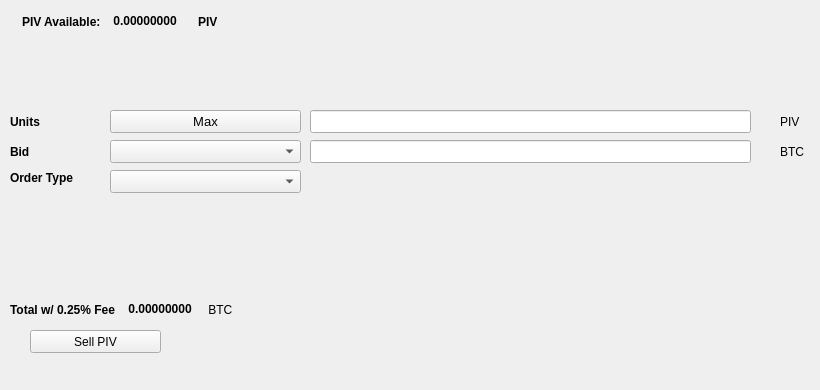
   <widget class="QWidget" name="SellTab">
    <attribute name="title">
     <string>Sell</string>
    </attribute>
    <widget class="QLabel" name="label_16">
     <property name="geometry">
      <rect>
       <x>780</x>
       <y>140</y>
       <width>31</width>
       <height>23</height>
      </rect>
     </property>
     <property name="text">
      <string>BTC</string>
     </property>
    </widget>
    <widget class="QComboBox" name="SellBidcomboBox">
     <property name="geometry">
      <rect>
       <x>110</x>
       <y>140</y>
       <width>191</width>
       <height>23</height>
      </rect>
     </property>
     <property name="font">
      <font>
       <pointsize>10</pointsize>
      </font>
     </property>
    </widget>
    <widget class="QLabel" name="label_18">
     <property name="geometry">
      <rect>
       <x>10</x>
       <y>110</y>
       <width>46</width>
       <height>23</height>
      </rect>
     </property>
     <property name="font">
      <font>
       <weight>75</weight>
       <bold>true</bold>
      </font>
     </property>
     <property name="text">
      <string>Units</string>
     </property>
    </widget>
    <widget class="QPushButton" name="Sell_Max_Amount">
     <property name="geometry">
      <rect>
       <x>110</x>
       <y>110</y>
       <width>191</width>
       <height>23</height>
      </rect>
     </property>
     <property name="font">
      <font>
       <pointsize>10</pointsize>
      </font>
     </property>
     <property name="text">
      <string>Max</string>
     </property>
    </widget>
    <widget class="QLabel" name="label_20">
     <property name="geometry">
      <rect>
       <x>10</x>
       <y>170</y>
       <width>91</width>
       <height>16</height>
      </rect>
     </property>
     <property name="font">
      <font>
       <weight>75</weight>
       <bold>true</bold>
      </font>
     </property>
     <property name="text">
      <string>Order Type</string>
     </property>
    </widget>
    <widget class="QComboBox" name="SellOrdertypeCombo">
     <property name="geometry">
      <rect>
       <x>110</x>
       <y>170</y>
       <width>191</width>
       <height>23</height>
      </rect>
     </property>
     <property name="font">
      <font>
       <pointsize>10</pointsize>
      </font>
     </property>
    </widget>
    <widget class="QLabel" name="label_21">
     <property name="geometry">
      <rect>
       <x>10</x>
       <y>140</y>
       <width>46</width>
       <height>23</height>
      </rect>
     </property>
     <property name="font">
      <font>
       <weight>75</weight>
       <bold>true</bold>
      </font>
     </property>
     <property name="text">
      <string>Bid</string>
     </property>
    </widget>
    <widget class="QLabel" name="label_22">
     <property name="geometry">
      <rect>
       <x>780</x>
       <y>110</y>
       <width>31</width>
       <height>23</height>
      </rect>
     </property>
     <property name="text">
      <string>PIV</string>
     </property>
    </widget>
    <widget class="QLineEdit" name="UnitsInputPIV">
     <property name="geometry">
      <rect>
       <x>310</x>
       <y>110</y>
       <width>441</width>
       <height>23</height>
      </rect>
     </property>
     <property name="font">
      <font>
       <pointsize>9</pointsize>
       <weight>75</weight>
       <bold>true</bold>
      </font>
     </property>
    </widget>
    <widget class="QLineEdit" name="SellBidPriceEdit">
     <property name="geometry">
      <rect>
       <x>310</x>
       <y>140</y>
       <width>441</width>
       <height>23</height>
      </rect>
     </property>
     <property name="font">
      <font>
       <pointsize>9</pointsize>
       <weight>75</weight>
       <bold>true</bold>
      </font>
     </property>
    </widget>
    <widget class="QPushButton" name="SellPIVBTN">
     <property name="geometry">
      <rect>
       <x>30</x>
       <y>330</y>
       <width>131</width>
       <height>23</height>
      </rect>
     </property>
     <property name="text">
      <string>Sell PIV</string>
     </property>
     <property name="icon">
      <iconset resource="../smrtc">
       <normaloff>:/icons/bitcoin</normaloff>:/icons/bitcoin</iconset>
     </property>
    </widget>
    <widget class="QWidget" name="layoutWidget3">
     <property name="geometry">
      <rect>
       <x>22</x>
       <y>12</y>
       <width>258</width>
       <height>19</height>
      </rect>
     </property>
     <layout class="QHBoxLayout" name="horizontalLayout">
      <item>
       <widget class="QLabel" name="label232_2">
        <property name="font">
         <font>
          <weight>75</weight>
          <bold>true</bold>
         </font>
        </property>
        <property name="text">
         <string>PIV Available:</string>
        </property>
       </widget>
      </item>
      <item>
       <widget class="QLabel" name="PIVAvailableLabel">
        <property name="palette">
         <palette>
          <active>
           <colorrole role="WindowText">
            <brush brushstyle="SolidPattern">
             <color alpha="255">
              <red>0</red>
              <green>0</green>
              <blue>0</blue>
             </color>
            </brush>
           </colorrole>
           <colorrole role="Button">
            <brush brushstyle="SolidPattern">
             <color alpha="255">
              <red>0</red>
              <green>170</green>
              <blue>0</blue>
             </color>
            </brush>
           </colorrole>
           <colorrole role="Light">
            <brush brushstyle="SolidPattern">
             <color alpha="255">
              <red>0</red>
              <green>255</green>
              <blue>0</blue>
             </color>
            </brush>
           </colorrole>
           <colorrole role="Midlight">
            <brush brushstyle="SolidPattern">
             <color alpha="255">
              <red>0</red>
              <green>212</green>
              <blue>0</blue>
             </color>
            </brush>
           </colorrole>
           <colorrole role="Dark">
            <brush brushstyle="SolidPattern">
             <color alpha="255">
              <red>0</red>
              <green>85</green>
              <blue>0</blue>
             </color>
            </brush>
           </colorrole>
           <colorrole role="Mid">
            <brush brushstyle="SolidPattern">
             <color alpha="255">
              <red>0</red>
              <green>113</green>
              <blue>0</blue>
             </color>
            </brush>
           </colorrole>
           <colorrole role="Text">
            <brush brushstyle="SolidPattern">
             <color alpha="255">
              <red>0</red>
              <green>170</green>
              <blue>0</blue>
             </color>
            </brush>
           </colorrole>
           <colorrole role="BrightText">
            <brush brushstyle="SolidPattern">
             <color alpha="255">
              <red>255</red>
              <green>255</green>
              <blue>255</blue>
             </color>
            </brush>
           </colorrole>
           <colorrole role="ButtonText">
            <brush brushstyle="SolidPattern">
             <color alpha="255">
              <red>0</red>
              <green>0</green>
              <blue>0</blue>
             </color>
            </brush>
           </colorrole>
           <colorrole role="Base">
            <brush brushstyle="SolidPattern">
             <color alpha="255">
              <red>255</red>
              <green>255</green>
              <blue>255</blue>
             </color>
            </brush>
           </colorrole>
           <colorrole role="Window">
            <brush brushstyle="SolidPattern">
             <color alpha="255">
              <red>0</red>
              <green>170</green>
              <blue>0</blue>
             </color>
            </brush>
           </colorrole>
           <colorrole role="Shadow">
            <brush brushstyle="SolidPattern">
             <color alpha="255">
              <red>0</red>
              <green>0</green>
              <blue>0</blue>
             </color>
            </brush>
           </colorrole>
           <colorrole role="AlternateBase">
            <brush brushstyle="SolidPattern">
             <color alpha="255">
              <red>127</red>
              <green>212</green>
              <blue>127</blue>
             </color>
            </brush>
           </colorrole>
           <colorrole role="ToolTipBase">
            <brush brushstyle="SolidPattern">
             <color alpha="255">
              <red>255</red>
              <green>255</green>
              <blue>220</blue>
             </color>
            </brush>
           </colorrole>
           <colorrole role="ToolTipText">
            <brush brushstyle="SolidPattern">
             <color alpha="255">
              <red>0</red>
              <green>0</green>
              <blue>0</blue>
             </color>
            </brush>
           </colorrole>
          </active>
          <inactive>
           <colorrole role="WindowText">
            <brush brushstyle="SolidPattern">
             <color alpha="255">
              <red>0</red>
              <green>0</green>
              <blue>0</blue>
             </color>
            </brush>
           </colorrole>
           <colorrole role="Button">
            <brush brushstyle="SolidPattern">
             <color alpha="255">
              <red>0</red>
              <green>170</green>
              <blue>0</blue>
             </color>
            </brush>
           </colorrole>
           <colorrole role="Light">
            <brush brushstyle="SolidPattern">
             <color alpha="255">
              <red>0</red>
              <green>255</green>
              <blue>0</blue>
             </color>
            </brush>
           </colorrole>
           <colorrole role="Midlight">
            <brush brushstyle="SolidPattern">
             <color alpha="255">
              <red>0</red>
              <green>212</green>
              <blue>0</blue>
             </color>
            </brush>
           </colorrole>
           <colorrole role="Dark">
            <brush brushstyle="SolidPattern">
             <color alpha="255">
              <red>0</red>
              <green>85</green>
              <blue>0</blue>
             </color>
            </brush>
           </colorrole>
           <colorrole role="Mid">
            <brush brushstyle="SolidPattern">
             <color alpha="255">
              <red>0</red>
              <green>113</green>
              <blue>0</blue>
             </color>
            </brush>
           </colorrole>
           <colorrole role="Text">
            <brush brushstyle="SolidPattern">
             <color alpha="255">
              <red>0</red>
              <green>170</green>
              <blue>0</blue>
             </color>
            </brush>
           </colorrole>
           <colorrole role="BrightText">
            <brush brushstyle="SolidPattern">
             <color alpha="255">
              <red>255</red>
              <green>255</green>
              <blue>255</blue>
             </color>
            </brush>
           </colorrole>
           <colorrole role="ButtonText">
            <brush brushstyle="SolidPattern">
             <color alpha="255">
              <red>0</red>
              <green>0</green>
              <blue>0</blue>
             </color>
            </brush>
           </colorrole>
           <colorrole role="Base">
            <brush brushstyle="SolidPattern">
             <color alpha="255">
              <red>255</red>
              <green>255</green>
              <blue>255</blue>
             </color>
            </brush>
           </colorrole>
           <colorrole role="Window">
            <brush brushstyle="SolidPattern">
             <color alpha="255">
              <red>0</red>
              <green>170</green>
              <blue>0</blue>
             </color>
            </brush>
           </colorrole>
           <colorrole role="Shadow">
            <brush brushstyle="SolidPattern">
             <color alpha="255">
              <red>0</red>
              <green>0</green>
              <blue>0</blue>
             </color>
            </brush>
           </colorrole>
           <colorrole role="AlternateBase">
            <brush brushstyle="SolidPattern">
             <color alpha="255">
              <red>127</red>
              <green>212</green>
              <blue>127</blue>
             </color>
            </brush>
           </colorrole>
           <colorrole role="ToolTipBase">
            <brush brushstyle="SolidPattern">
             <color alpha="255">
              <red>255</red>
              <green>255</green>
              <blue>220</blue>
             </color>
            </brush>
           </colorrole>
           <colorrole role="ToolTipText">
            <brush brushstyle="SolidPattern">
             <color alpha="255">
              <red>0</red>
              <green>0</green>
              <blue>0</blue>
             </color>
            </brush>
           </colorrole>
          </inactive>
          <disabled>
           <colorrole role="WindowText">
            <brush brushstyle="SolidPattern">
             <color alpha="255">
              <red>0</red>
              <green>85</green>
              <blue>0</blue>
             </color>
            </brush>
           </colorrole>
           <colorrole role="Button">
            <brush brushstyle="SolidPattern">
             <color alpha="255">
              <red>0</red>
              <green>170</green>
              <blue>0</blue>
             </color>
            </brush>
           </colorrole>
           <colorrole role="Light">
            <brush brushstyle="SolidPattern">
             <color alpha="255">
              <red>0</red>
              <green>255</green>
              <blue>0</blue>
             </color>
            </brush>
           </colorrole>
           <colorrole role="Midlight">
            <brush brushstyle="SolidPattern">
             <color alpha="255">
              <red>0</red>
              <green>212</green>
              <blue>0</blue>
             </color>
            </brush>
           </colorrole>
           <colorrole role="Dark">
            <brush brushstyle="SolidPattern">
             <color alpha="255">
              <red>0</red>
              <green>85</green>
              <blue>0</blue>
             </color>
            </brush>
           </colorrole>
           <colorrole role="Mid">
            <brush brushstyle="SolidPattern">
             <color alpha="255">
              <red>0</red>
              <green>113</green>
              <blue>0</blue>
             </color>
            </brush>
           </colorrole>
           <colorrole role="Text">
            <brush brushstyle="SolidPattern">
             <color alpha="255">
              <red>0</red>
              <green>85</green>
              <blue>0</blue>
             </color>
            </brush>
           </colorrole>
           <colorrole role="BrightText">
            <brush brushstyle="SolidPattern">
             <color alpha="255">
              <red>255</red>
              <green>255</green>
              <blue>255</blue>
             </color>
            </brush>
           </colorrole>
           <colorrole role="ButtonText">
            <brush brushstyle="SolidPattern">
             <color alpha="255">
              <red>0</red>
              <green>85</green>
              <blue>0</blue>
             </color>
            </brush>
           </colorrole>
           <colorrole role="Base">
            <brush brushstyle="SolidPattern">
             <color alpha="255">
              <red>0</red>
              <green>170</green>
              <blue>0</blue>
             </color>
            </brush>
           </colorrole>
           <colorrole role="Window">
            <brush brushstyle="SolidPattern">
             <color alpha="255">
              <red>0</red>
              <green>170</green>
              <blue>0</blue>
             </color>
            </brush>
           </colorrole>
           <colorrole role="Shadow">
            <brush brushstyle="SolidPattern">
             <color alpha="255">
              <red>0</red>
              <green>0</green>
              <blue>0</blue>
             </color>
            </brush>
           </colorrole>
           <colorrole role="AlternateBase">
            <brush brushstyle="SolidPattern">
             <color alpha="255">
              <red>0</red>
              <green>170</green>
              <blue>0</blue>
             </color>
            </brush>
           </colorrole>
           <colorrole role="ToolTipBase">
            <brush brushstyle="SolidPattern">
             <color alpha="255">
              <red>255</red>
              <green>255</green>
              <blue>220</blue>
             </color>
            </brush>
           </colorrole>
           <colorrole role="ToolTipText">
            <brush brushstyle="SolidPattern">
             <color alpha="255">
              <red>0</red>
              <green>0</green>
              <blue>0</blue>
             </color>
            </brush>
           </colorrole>
          </disabled>
         </palette>
        </property>
        <property name="font">
         <font>
          <weight>75</weight>
          <bold>true</bold>
         </font>
        </property>
        <property name="text">
         <string> 0.00000000 </string>
        </property>
        <property name="textInteractionFlags">
         <set>Qt::LinksAccessibleByMouse|Qt::TextSelectableByKeyboard|Qt::TextSelectableByMouse</set>
        </property>
       </widget>
      </item>
      <item>
       <widget class="QLabel" name="labelPIV">
        <property name="font">
         <font>
          <weight>75</weight>
          <bold>true</bold>
         </font>
        </property>
        <property name="text">
         <string>PIV</string>
        </property>
       </widget>
      </item>
     </layout>
    </widget>
    <widget class="QWidget" name="layoutWidget">
     <property name="geometry">
      <rect>
       <x>10</x>
       <y>300</y>
       <width>268</width>
       <height>19</height>
      </rect>
     </property>
     <layout class="QHBoxLayout" name="horizontalLayout_2">
      <item>
       <widget class="QLabel" name="label_19">
        <property name="font">
         <font>
          <weight>75</weight>
          <bold>true</bold>
         </font>
        </property>
        <property name="text">
         <string>Total w/ 0.25% Fee </string>
        </property>
       </widget>
      </item>
      <item>
       <widget class="QLabel" name="SellCostLabel">
        <property name="palette">
         <palette>
          <active>
           <colorrole role="WindowText">
            <brush brushstyle="SolidPattern">
             <color alpha="255">
              <red>0</red>
              <green>0</green>
              <blue>0</blue>
             </color>
            </brush>
           </colorrole>
           <colorrole role="Button">
            <brush brushstyle="SolidPattern">
             <color alpha="255">
              <red>0</red>
              <green>170</green>
              <blue>0</blue>
             </color>
            </brush>
           </colorrole>
           <colorrole role="Light">
            <brush brushstyle="SolidPattern">
             <color alpha="255">
              <red>0</red>
              <green>255</green>
              <blue>0</blue>
             </color>
            </brush>
           </colorrole>
           <colorrole role="Midlight">
            <brush brushstyle="SolidPattern">
             <color alpha="255">
              <red>0</red>
              <green>212</green>
              <blue>0</blue>
             </color>
            </brush>
           </colorrole>
           <colorrole role="Dark">
            <brush brushstyle="SolidPattern">
             <color alpha="255">
              <red>0</red>
              <green>85</green>
              <blue>0</blue>
             </color>
            </brush>
           </colorrole>
           <colorrole role="Mid">
            <brush brushstyle="SolidPattern">
             <color alpha="255">
              <red>0</red>
              <green>113</green>
              <blue>0</blue>
             </color>
            </brush>
           </colorrole>
           <colorrole role="Text">
            <brush brushstyle="SolidPattern">
             <color alpha="255">
              <red>0</red>
              <green>170</green>
              <blue>0</blue>
             </color>
            </brush>
           </colorrole>
           <colorrole role="BrightText">
            <brush brushstyle="SolidPattern">
             <color alpha="255">
              <red>255</red>
              <green>255</green>
              <blue>255</blue>
             </color>
            </brush>
           </colorrole>
           <colorrole role="ButtonText">
            <brush brushstyle="SolidPattern">
             <color alpha="255">
              <red>0</red>
              <green>0</green>
              <blue>0</blue>
             </color>
            </brush>
           </colorrole>
           <colorrole role="Base">
            <brush brushstyle="SolidPattern">
             <color alpha="255">
              <red>255</red>
              <green>255</green>
              <blue>255</blue>
             </color>
            </brush>
           </colorrole>
           <colorrole role="Window">
            <brush brushstyle="SolidPattern">
             <color alpha="255">
              <red>0</red>
              <green>170</green>
              <blue>0</blue>
             </color>
            </brush>
           </colorrole>
           <colorrole role="Shadow">
            <brush brushstyle="SolidPattern">
             <color alpha="255">
              <red>0</red>
              <green>0</green>
              <blue>0</blue>
             </color>
            </brush>
           </colorrole>
           <colorrole role="AlternateBase">
            <brush brushstyle="SolidPattern">
             <color alpha="255">
              <red>127</red>
              <green>212</green>
              <blue>127</blue>
             </color>
            </brush>
           </colorrole>
           <colorrole role="ToolTipBase">
            <brush brushstyle="SolidPattern">
             <color alpha="255">
              <red>255</red>
              <green>255</green>
              <blue>220</blue>
             </color>
            </brush>
           </colorrole>
           <colorrole role="ToolTipText">
            <brush brushstyle="SolidPattern">
             <color alpha="255">
              <red>0</red>
              <green>0</green>
              <blue>0</blue>
             </color>
            </brush>
           </colorrole>
          </active>
          <inactive>
           <colorrole role="WindowText">
            <brush brushstyle="SolidPattern">
             <color alpha="255">
              <red>0</red>
              <green>0</green>
              <blue>0</blue>
             </color>
            </brush>
           </colorrole>
           <colorrole role="Button">
            <brush brushstyle="SolidPattern">
             <color alpha="255">
              <red>0</red>
              <green>170</green>
              <blue>0</blue>
             </color>
            </brush>
           </colorrole>
           <colorrole role="Light">
            <brush brushstyle="SolidPattern">
             <color alpha="255">
              <red>0</red>
              <green>255</green>
              <blue>0</blue>
             </color>
            </brush>
           </colorrole>
           <colorrole role="Midlight">
            <brush brushstyle="SolidPattern">
             <color alpha="255">
              <red>0</red>
              <green>212</green>
              <blue>0</blue>
             </color>
            </brush>
           </colorrole>
           <colorrole role="Dark">
            <brush brushstyle="SolidPattern">
             <color alpha="255">
              <red>0</red>
              <green>85</green>
              <blue>0</blue>
             </color>
            </brush>
           </colorrole>
           <colorrole role="Mid">
            <brush brushstyle="SolidPattern">
             <color alpha="255">
              <red>0</red>
              <green>113</green>
              <blue>0</blue>
             </color>
            </brush>
           </colorrole>
           <colorrole role="Text">
            <brush brushstyle="SolidPattern">
             <color alpha="255">
              <red>0</red>
              <green>170</green>
              <blue>0</blue>
             </color>
            </brush>
           </colorrole>
           <colorrole role="BrightText">
            <brush brushstyle="SolidPattern">
             <color alpha="255">
              <red>255</red>
              <green>255</green>
              <blue>255</blue>
             </color>
            </brush>
           </colorrole>
           <colorrole role="ButtonText">
            <brush brushstyle="SolidPattern">
             <color alpha="255">
              <red>0</red>
              <green>0</green>
              <blue>0</blue>
             </color>
            </brush>
           </colorrole>
           <colorrole role="Base">
            <brush brushstyle="SolidPattern">
             <color alpha="255">
              <red>255</red>
              <green>255</green>
              <blue>255</blue>
             </color>
            </brush>
           </colorrole>
           <colorrole role="Window">
            <brush brushstyle="SolidPattern">
             <color alpha="255">
              <red>0</red>
              <green>170</green>
              <blue>0</blue>
             </color>
            </brush>
           </colorrole>
           <colorrole role="Shadow">
            <brush brushstyle="SolidPattern">
             <color alpha="255">
              <red>0</red>
              <green>0</green>
              <blue>0</blue>
             </color>
            </brush>
           </colorrole>
           <colorrole role="AlternateBase">
            <brush brushstyle="SolidPattern">
             <color alpha="255">
              <red>127</red>
              <green>212</green>
              <blue>127</blue>
             </color>
            </brush>
           </colorrole>
           <colorrole role="ToolTipBase">
            <brush brushstyle="SolidPattern">
             <color alpha="255">
              <red>255</red>
              <green>255</green>
              <blue>220</blue>
             </color>
            </brush>
           </colorrole>
           <colorrole role="ToolTipText">
            <brush brushstyle="SolidPattern">
             <color alpha="255">
              <red>0</red>
              <green>0</green>
              <blue>0</blue>
             </color>
            </brush>
           </colorrole>
          </inactive>
          <disabled>
           <colorrole role="WindowText">
            <brush brushstyle="SolidPattern">
             <color alpha="255">
              <red>0</red>
              <green>85</green>
              <blue>0</blue>
             </color>
            </brush>
           </colorrole>
           <colorrole role="Button">
            <brush brushstyle="SolidPattern">
             <color alpha="255">
              <red>0</red>
              <green>170</green>
              <blue>0</blue>
             </color>
            </brush>
           </colorrole>
           <colorrole role="Light">
            <brush brushstyle="SolidPattern">
             <color alpha="255">
              <red>0</red>
              <green>255</green>
              <blue>0</blue>
             </color>
            </brush>
           </colorrole>
           <colorrole role="Midlight">
            <brush brushstyle="SolidPattern">
             <color alpha="255">
              <red>0</red>
              <green>212</green>
              <blue>0</blue>
             </color>
            </brush>
           </colorrole>
           <colorrole role="Dark">
            <brush brushstyle="SolidPattern">
             <color alpha="255">
              <red>0</red>
              <green>85</green>
              <blue>0</blue>
             </color>
            </brush>
           </colorrole>
           <colorrole role="Mid">
            <brush brushstyle="SolidPattern">
             <color alpha="255">
              <red>0</red>
              <green>113</green>
              <blue>0</blue>
             </color>
            </brush>
           </colorrole>
           <colorrole role="Text">
            <brush brushstyle="SolidPattern">
             <color alpha="255">
              <red>0</red>
              <green>85</green>
              <blue>0</blue>
             </color>
            </brush>
           </colorrole>
           <colorrole role="BrightText">
            <brush brushstyle="SolidPattern">
             <color alpha="255">
              <red>255</red>
              <green>255</green>
              <blue>255</blue>
             </color>
            </brush>
           </colorrole>
           <colorrole role="ButtonText">
            <brush brushstyle="SolidPattern">
             <color alpha="255">
              <red>0</red>
              <green>85</green>
              <blue>0</blue>
             </color>
            </brush>
           </colorrole>
           <colorrole role="Base">
            <brush brushstyle="SolidPattern">
             <color alpha="255">
              <red>0</red>
              <green>170</green>
              <blue>0</blue>
             </color>
            </brush>
           </colorrole>
           <colorrole role="Window">
            <brush brushstyle="SolidPattern">
             <color alpha="255">
              <red>0</red>
              <green>170</green>
              <blue>0</blue>
             </color>
            </brush>
           </colorrole>
           <colorrole role="Shadow">
            <brush brushstyle="SolidPattern">
             <color alpha="255">
              <red>0</red>
              <green>0</green>
              <blue>0</blue>
             </color>
            </brush>
           </colorrole>
           <colorrole role="AlternateBase">
            <brush brushstyle="SolidPattern">
             <color alpha="255">
              <red>0</red>
              <green>170</green>
              <blue>0</blue>
             </color>
            </brush>
           </colorrole>
           <colorrole role="ToolTipBase">
            <brush brushstyle="SolidPattern">
             <color alpha="255">
              <red>255</red>
              <green>255</green>
              <blue>220</blue>
             </color>
            </brush>
           </colorrole>
           <colorrole role="ToolTipText">
            <brush brushstyle="SolidPattern">
             <color alpha="255">
              <red>0</red>
              <green>0</green>
              <blue>0</blue>
             </color>
            </brush>
           </colorrole>
          </disabled>
         </palette>
        </property>
        <property name="font">
         <font>
          <weight>75</weight>
          <bold>true</bold>
         </font>
        </property>
        <property name="autoFillBackground">
         <bool>false</bool>
        </property>
        <property name="text">
         <string> 0.00000000</string>
        </property>
        <property name="textInteractionFlags">
         <set>Qt::LinksAccessibleByMouse|Qt::TextSelectableByMouse</set>
        </property>
       </widget>
      </item>
      <item>
       <widget class="QLabel" name="label_17">
        <property name="font">
         <font>
          <weight>50</weight>
          <bold>false</bold>
         </font>
        </property>
        <property name="text">
         <string> BTC</string>
        </property>
       </widget>
      </item>
     </layout>
    </widget>
    <widget class="QLabel" name="label_23">
     <property name="geometry">
      <rect>
       <x>460</x>
       <y>300</y>
       <width>281</width>
       <height>81</height>
      </rect>
     </property>
     <property name="text">
      <string/>
     </property>
     <property name="pixmap">
      <pixmap>:/images/bittrex</pixmap>
     </property>
    </widget>
   </widget>
